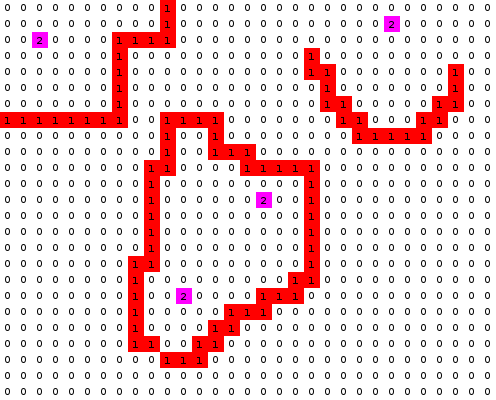

Below is a game level as drawn by its tile map, then a one-line description and the .tmx file that defines it, in full:
An orthogonal 31x25 tile map with 16x16 px tiles, 1 tile layer (Tile Layer 1) and 4 objects.

<map version="1.0" orientation="orthogonal" renderorder="right-down" width="31" height="25" tilewidth="16" tileheight="16" nextobjectid="18">
 <tileset firstgid="1" name="minas" tilewidth="16" tileheight="16" tilecount="9" columns="3">
  <image source="minas.png" width="48" height="48" />
 </tileset>
 <layer name="Tile Layer 1" width="31" height="25">
  <data encoding="csv">
1,1,1,1,1,1,1,1,1,1,2,1,1,1,1,1,1,1,1,1,1,1,1,1,1,1,1,1,1,1,1,
1,1,1,1,1,1,1,1,1,1,2,1,1,1,1,1,1,1,1,1,1,1,1,1,3,1,1,1,1,1,1,
1,1,3,1,1,1,1,2,2,2,2,1,1,1,1,1,1,1,1,1,1,1,1,1,1,1,1,1,1,1,1,
1,1,1,1,1,1,1,2,1,1,1,1,1,1,1,1,1,1,1,2,1,1,1,1,1,1,1,1,1,1,1,
1,1,1,1,1,1,1,2,1,1,1,1,1,1,1,1,1,1,1,2,2,1,1,1,1,1,1,1,2,1,1,
1,1,1,1,1,1,1,2,1,1,1,1,1,1,1,1,1,1,1,1,2,1,1,1,1,1,1,1,2,1,1,
1,1,1,1,1,1,1,2,1,1,1,1,1,1,1,1,1,1,1,1,2,2,1,1,1,1,1,2,2,1,1,
2,2,2,2,2,2,2,2,1,1,2,2,2,2,1,1,1,1,1,1,1,2,2,1,1,1,2,2,1,1,1,
1,1,1,1,1,1,1,1,1,1,2,1,1,2,1,1,1,1,1,1,1,1,2,2,2,2,2,1,1,1,1,
1,1,1,1,1,1,1,1,1,1,2,1,1,2,2,2,1,1,1,1,1,1,1,1,1,1,1,1,1,1,1,
1,1,1,1,1,1,1,1,1,2,2,1,1,1,1,2,2,2,2,2,1,1,1,1,1,1,1,1,1,1,1,
1,1,1,1,1,1,1,1,1,2,1,1,1,1,1,1,1,1,1,2,1,1,1,1,1,1,1,1,1,1,1,
1,1,1,1,1,1,1,1,1,2,1,1,1,1,1,1,3,1,1,2,1,1,1,1,1,1,1,1,1,1,1,
1,1,1,1,1,1,1,1,1,2,1,1,1,1,1,1,1,1,1,2,1,1,1,1,1,1,1,1,1,1,1,
1,1,1,1,1,1,1,1,1,2,1,1,1,1,1,1,1,1,1,2,1,1,1,1,1,1,1,1,1,1,1,
1,1,1,1,1,1,1,1,1,2,1,1,1,1,1,1,1,1,1,2,1,1,1,1,1,1,1,1,1,1,1,
1,1,1,1,1,1,1,1,2,2,1,1,1,1,1,1,1,1,1,2,1,1,1,1,1,1,1,1,1,1,1,
1,1,1,1,1,1,1,1,2,1,1,1,1,1,1,1,1,1,2,2,1,1,1,1,1,1,1,1,1,1,1,
1,1,1,1,1,1,1,1,2,1,1,3,1,1,1,1,2,2,2,1,1,1,1,1,1,1,1,1,1,1,1,
1,1,1,1,1,1,1,1,2,1,1,1,1,1,2,2,2,1,1,1,1,1,1,1,1,1,1,1,1,1,1,
1,1,1,1,1,1,1,1,2,1,1,1,1,2,2,1,1,1,1,1,1,1,1,1,1,1,1,1,1,1,1,
1,1,1,1,1,1,1,1,2,2,1,1,2,2,1,1,1,1,1,1,1,1,1,1,1,1,1,1,1,1,1,
1,1,1,1,1,1,1,1,1,1,2,2,2,1,1,1,1,1,1,1,1,1,1,1,1,1,1,1,1,1,1,
1,1,1,1,1,1,1,1,1,1,1,1,1,1,1,1,1,1,1,1,1,1,1,1,1,1,1,1,1,1,1,
1,1,1,1,1,1,1,1,1,1,1,1,1,1,1,1,1,1,1,1,1,1,1,1,1,1,1,1,1,1,1
</data>
 </layer>
 <objectgroup name="teleport">
  <object id="7" x="32" y="32" width="16" height="16">
   <properties>
    <property name="map" value="1" />
    <property name="tpx" value="11" />
    <property name="tpy" value="18" />
   </properties>
  </object>
  <object id="8" x="176" y="288" width="16" height="16">
   <properties>
    <property name="map" value="1" />
    <property name="tpx" value="2" />
    <property name="tpy" value="2" />
   </properties>
  </object>
  <object id="9" x="384" y="16" width="16" height="16">
   <properties>
    <property name="map" value="1" />
    <property name="tpx" value="16" />
    <property name="tpy" value="12" />
   </properties>
  </object>
  <object id="12" x="256" y="192" width="16" height="16">
   <properties>
    <property name="map" value="1" />
    <property name="tpx" value="24" />
    <property name="tpy" value="1" />
   </properties>
  </object>
 </objectgroup>
</map>
